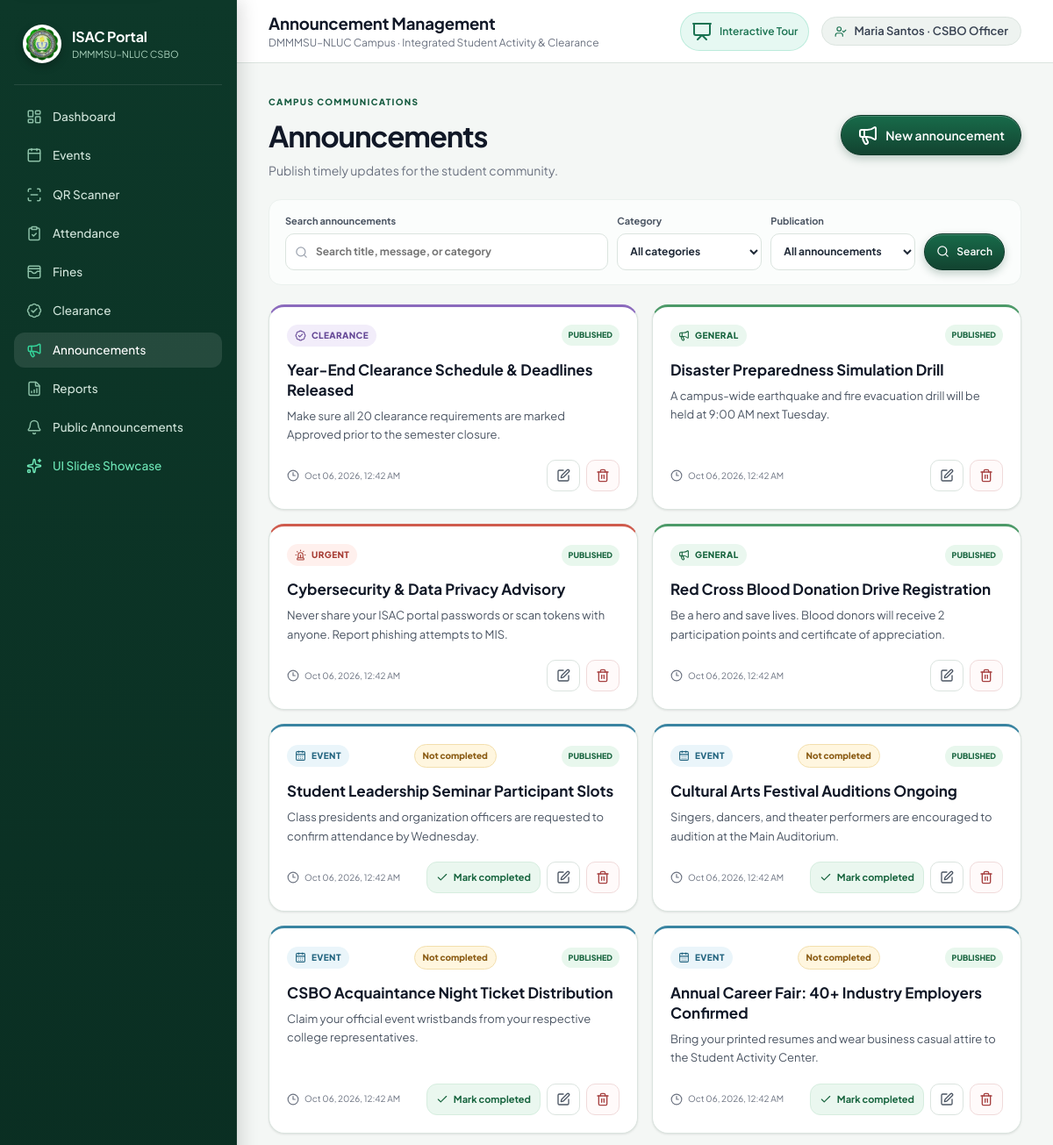
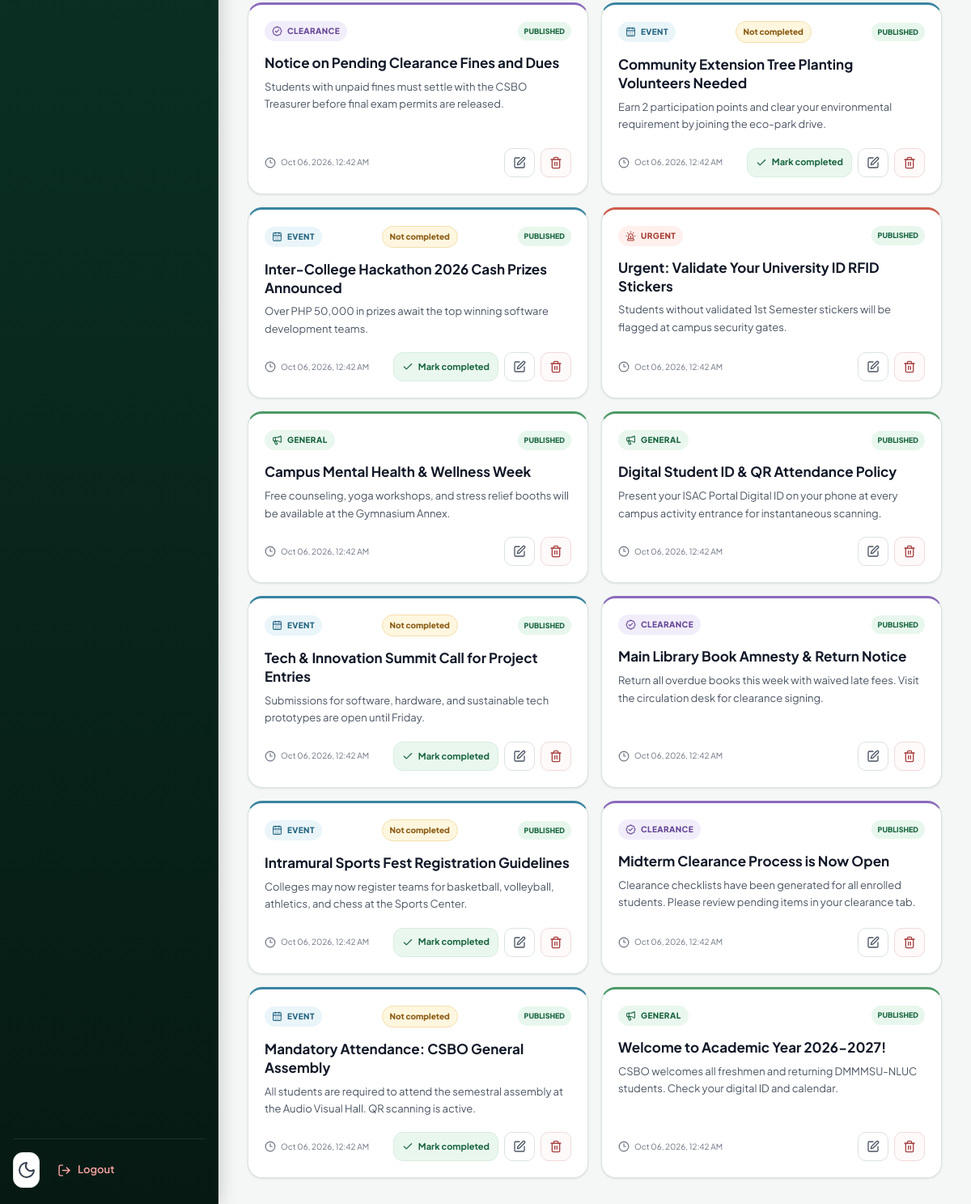
/officer/announcements/ (signed in), run on the app's committed database (2 pictures, top to bottom).
### portal/models.py (models this page shows, shortened)
class Profile(models.Model):
    ROLE_CHOICES = [("student","Student"),("officer","CSBO Officer"),("admin","Administrator")]
    user = models.OneToOneField(User, on_delete=models.CASCADE, related_name="profile")
    role = models.CharField(max_length=20, choices=ROLE_CHOICES, default="student")
    requested_role = models.CharField(max_length=20, choices=ROLE_CHOICES, blank=True, default="")
    student_no = models.CharField(max_length=30, unique=True, null=True, blank=True)
    first_name = models.CharField(max_length=80, blank=True)
    middle_name = models.CharField(max_length=80, blank=True)
    last_name = models.CharField(max_length=80, blank=True)
    college = models.ForeignKey(College, on_delete=models.SET_NULL, null=True, blank=True)
    program = models.ForeignKey(Program, on_delete=models.SET_NULL, null=True, blank=True)
    year_level = models.PositiveSmallIntegerField(default=1)
    photo = models.ImageField(upload_to="students/", blank=True, null=True)
    qr_token = models.UUIDField(default=uuid.uuid4, unique=True, editable=False)
    position = models.CharField(max_length=100, blank=True)

class Announcement(models.Model):
    CATEGORY = [("general","General"),("event","Event"),("clearance","Clearance"),("urgent","Urgent")]
    title = models.CharField(max_length=180)
    body = models.TextField()
    category = models.CharField(max_length=20, choices=CATEGORY, default="general")
    event_completed = models.BooleanField(default=False)
    published_by = models.ForeignKey(User, on_delete=models.PROTECT)
    published_at = models.DateTimeField(auto_now_add=True)
    status = models.BooleanField(default=True)

### portal/views.py (the view)
        def wrapped(request, *args, **kwargs):
            if not request.user.is_authenticated: return redirect("login")
            profile = getattr(request.user, "profile", None)
            if profile is None:
                if request.user.is_staff or request.user.is_superuser:
                    return redirect("admin:index")
                messages.error(request, "Your account does not have a portal profile. Please contact an administrator.")
                return redirect("login")
            role = profile.role
            if role not in roles:
                messages.error(request, "You do not have permission to access this page.")
                return redirect("dashboard")
            return view(request, *args, **kwargs)

### portal/views.py (called while the page is built)
def role_required(*roles):
    def deco(view):
        def wrapped(request, *args, **kwargs):
            if not request.user.is_authenticated: return redirect("login")
            profile = getattr(request.user, "profile", None)
            if profile is None:
                if request.user.is_staff or request.user.is_superuser:
                    return redirect("admin:index")
                messages.error(request, "Your account does not have a portal profile. Please contact an administrator.")
                return redirect("login")
            role = profile.role
            if role not in roles:
                messages.error(request, "You do not have permission to access this page.")
                return redirect("dashboard")
            return view(request, *args, **kwargs)
        return wrapped
    return deco

### templates/portal/announcement_manage.html (shortened to what this page needs)
{% extends "base.html" %}
{% block page_title %}Announcement Management{% endblock %}
{% block content %}
<section class="module-page">
  <div class="module-heading"><div><span class="module-eyebrow">Campus communications</span><h2>Announcements</h2><p>Publish timely updates for the student community.</p></div><a class="btn primary" href="{% url 'announcement_create' %}"><i data-lucide="megaphone" aria-hidden="true"></i> New announcement</a></div>
  <form method="get" class="module-filter-bar announcement-filter-bar">
    <label class="module-search"><span>Search announcements</span><i data-lucide="search" aria-hidden="true"></i><input type="search" name="q" value="{{ q }}" placeholder="Search title, message, or category"></label>
    <label><span>Category</span><select name="category"><option value="">All categories</option></select></label>
    <label><span>Publication</span><select name="publish_status"><option value="">All announcements</option></select></label>
    <button class="btn primary" type="submit"><i data-lucide="search" aria-hidden="true"></i>Search</button>
  </form>
  {% if items %}<div class="announcement-card-grid">
    {% for a in items %}
    <article class="announcement-card manage-announcement-card {{ a.category }}">
      <div class="announcement-card-top"><span class="announcement-category {{ a.category }}"><i data-lucide="{% if a.category == 'urgent' %}siren{% elif a.category == 'event' %}calendar-days{% elif a.category == 'clearance' %}badge-check{% else %}megaphone{% endif %}" aria-hidden="true"></i>{{ a.category|title }}</span>{% if a.category == "event" %}<span class="event-completion-badge {% if a.event_completed %}completed{% else %}pending{% endif %}">{{ a.event_completed|yesno:"Completed,Not completed" }}</span>{% endif %}<span class="announcement-publish-status {% if a.status %}published{% else %}draft{% endif %}">{{ a.status|yesno:"Published,Draft" }}</span></div>
      <h3>{{ a.title }}</h3><p>{{ a.body|truncatechars:240 }}</p>
      <div class="announcement-card-footer"><span class="announcement-time"><i data-lucide="clock-3" aria-hidden="true"></i>{{ a.published_at|date:"M d, Y, g:i A" }}</span><div class="module-row-actions">{% if a.category == "event" %}<form method="post" action="{% url 'announcement_toggle_completed' a.id %}">{% csrf_token %}<button class="event-completion-toggle {% if a.event_completed %}completed{% endif %}" type="submit"><i data-lucide="{% if a.event_completed %}rotate-ccw{% else %}check{% endif %}" aria-hidden="true"></i>{% if a.event_completed %}Mark not completed{% else %}Mark completed{% endif %}</button></form>{% endif %}<a class="module-icon-action edit" href="{% url 'announcement_edit' a.id %}" aria-label="Edit {{ a.title }}" title="Edit announcement"><i data-lucide="square-pen" aria-hidden="true"></i></a><form method="post" action="{% url 'announcement_delete' a.id %}" onsubmit="return confirm('Delete this announcement?');">{% csrf_token %}<button class="module-icon-action delete" type="submit" aria-label="Delete {{ a.title }}" title="Delete announcement"><i data-lucide="trash-2" aria-hidden="true"></i></button></form></div></div>
    </article>
    {% endfor %}
  </div>{% endif %}
</section>
{% endblock %}

### templates/base.html (shortened to what this page needs)
{% load static %}
<!doctype html>
<html lang="en" data-theme="light">
<head>
  <link rel="stylesheet" href="{% static 'css/app.css' %}?v=20261013-4">
</head>
<body>
  <div class="app-shell">
    <aside class="sidebar" id="sidebar" aria-label="Main navigation">
      <div class="brand">
        <img src="{% static 'img/csbo-logo.png' %}" alt="CSBO logo">
        <div>
          <b>ISAC Portal</b>
          <small>DMMMSU–NLUC CSBO</small>
        </div>
      </div>
      <nav>
        <a href="{% url 'dashboard' %}" class="{% if request.resolver_match.url_name == 'dashboard' or request.resolver_match.url_name == 'student_dashboard' or request.resolver_match.url_name == 'officer_dashboard' %}active{% endif %}">
          <i data-lucide="layout-dashboard"></i>Dashboard
        </a>
        {% if user.profile.role == 'student' %}
          <a href="{% url 'digital_id' %}" class="{% if request.resolver_match.url_name == 'digital_id' %}active{% endif %}">
            <i data-lucide="id-card"></i>Digital ID
          </a>
          <a href="{% url 'event_calendar' %}" class="{% if request.resolver_match.url_name == 'event_calendar' %}active{% endif %}">
            <i data-lucide="calendar-days"></i>Event Calendar
          </a>
          <a href="{% url 'my_activities' %}" class="{% if request.resolver_match.url_name == 'my_activities' %}active{% endif %}">
            <i data-lucide="activity"></i>My Activities
          </a>
          <a href="{% url 'clearance' %}" class="{% if request.resolver_match.url_name == 'clearance' %}active{% endif %}">
            <i data-lucide="badge-check"></i>Clearance
          </a>
        {% else %}
          <a href="{% url 'events_manage' %}" class="{% if 'event' in request.resolver_match.url_name %}active{% endif %}">
            <i data-lucide="calendar"></i>Events
          </a>
          <a href="{% url 'scanner' %}" class="{% if request.resolver_match.url_name == 'scanner' %}active{% endif %}">
            <i data-lucide="scan-line"></i>QR Scanner
          </a>
          <a href="{% url 'attendance_records' %}" class="{% if request.resolver_match.url_name == 'attendance_records' %}active{% endif %}">
            <i data-lucide="clipboard-check"></i>Attendance
          </a>
          <a href="{% url 'fines' %}" class="{% if 'fine' in request.resolver_match.url_name %}active{% endif %}">
            <i data-lucide="wallet-cards"></i>Fines
          </a>
          <a href="{% url 'clearance_manage' %}" class="{% if 'clearance' in request.resolver_match.url_name %}active{% endif %}">
            <i data-lucide="badge-check"></i>Clearance
          </a>
          <a href="{% url 'announcement_manage' %}" class="{% if 'announcement_manage' in request.resolver_match.url_name %}active{% endif %}">
            <i data-lucide="megaphone"></i>Announcements
          </a>
          <a href="{% url 'reports' %}" class="{% if 'report' in request.resolver_match.url_name %}active{% endif %}">
            <i data-lucide="file-bar-chart"></i>Reports
          </a>
        {% endif %}
        <a href="{% url 'announcements' %}" class="{% if request.resolver_match.url_name == 'announcements' %}active{% endif %}">
          <i data-lucide="bell"></i>Public Announcements
        </a>
        <a href="{% url 'showcase' %}" class="{% if request.resolver_match.url_name == 'showcase' %}active{% endif %}" style="color: #6ee7b7;">
          <i data-lucide="sparkles" style="color: #6ee7b7;"></i>UI Slides Showcase
        </a>
      </nav>
      <div class="sidebar-bottom">
        <button class="icon-btn" id="themeToggle" title="Toggle theme" type="button">
          <i data-lucide="moon"></i>
        </button>
        <form method="post" action="{% url 'logout' %}" style="display:inline; width:100%;">
          <button type="submit" class="logout" style="background:none; border:none; width:100%; cursor:pointer;">
            <i data-lucide="log-out"></i>Logout
          </button>
        </form>
      </div>
    </aside>
    <main class="main" id="main-content" tabindex="-1">
      <header class="topbar{% if request.resolver_match.url_name == 'showcase' %} showcase-topbar{% endif %}">
        <div class="topbar-left">
          <div>
            <h1>{% block page_title %}Dashboard{% endblock %}</h1>
            <span class="crumb">DMMMSU–NLUC Campus · Integrated Student Activity & Clearance</span>
          </div>
        </div>
        <div class="top-actions">
          <a href="{% url 'showcase' %}" class="btn" style="background: rgba(16, 185, 129, 0.1); color: var(--emerald-600); border: 1px solid rgba(16, 185, 129, 0.2); padding: 6px 12px; font-size: 12px; border-radius: 999px;">
            <i data-lucide="presentation"></i> Interactive Tour
          </a>
          <span class="user-chip">
            <i data-lucide="user-check" style="width:14px; height:14px; color:var(--emerald-600);"></i>
            {{ user.get_full_name|default:user.username }} · {{ user.profile.get_role_display|default:"Student" }}
          </span>
        </div>
      </header>
      <div class="content">
        {% block content %}{% endblock %}
      </div>
    </main>
  </div>
</body>
</html>

### data on the page
Announcement: category "CLEARANCE", status "PUBLISHED", title "Year-End Clearance Schedule & Deadlines Released", body "Make sure all 20 clearance requirements are marked Approved prior to the semester closure.", published_at "Oct 06, 2026, 12:42 AM"
Announcement: category "GENERAL", status "PUBLISHED", title "Disaster Preparedness Simulation Drill", body "A campus-wide earthquake and fire evacuation drill will be held at 9:00 AM next Tuesday.", published_at "Oct 06, 2026, 12:42 AM"
Announcement: category "URGENT", status "PUBLISHED", title "Cybersecurity & Data Privacy Advisory", body "Never share your ISAC portal passwords or scan tokens with anyone. Report phishing attempts to MIS.", published_at "Oct 06, 2026, 12:42 AM"
Announcement: category "GENERAL", status "PUBLISHED", title "Red Cross Blood Donation Drive Registration", body "Be a hero and save lives. Blood donors will receive 2 participation points and certificate of appreciation.", published_at "Oct 06, 2026, 12:42 AM"
Announcement: category "EVENT", event_completed "Not completed", status "PUBLISHED", title "Student Leadership Seminar Participant Slots", body "Class presidents and organization officers are requested to confirm attendance by Wednesday.", published_at "Oct 06, 2026, 12:42 AM", shows "Mark completed"
Announcement: category "EVENT", event_completed "Not completed", status "PUBLISHED", title "Cultural Arts Festival Auditions Ongoing", body "Singers, dancers, and theater performers are encouraged to audition at the Main Auditorium.", published_at "Oct 06, 2026, 12:42 AM", shows "Mark completed"
Announcement: category "EVENT", event_completed "Not completed", status "PUBLISHED", title "CSBO Acquaintance Night Ticket Distribution", body "Claim your official event wristbands from your respective college representatives.", published_at "Oct 06, 2026, 12:42 AM", shows "Mark completed"
Announcement: category "EVENT", event_completed "Not completed", status "PUBLISHED", title "Annual Career Fair: 40+ Industry Employers Confirmed", body "Bring your printed resumes and wear business casual attire to the Student Activity Center.", published_at "Oct 06, 2026, 12:42 AM", shows "Mark completed"
Announcement: category "CLEARANCE", status "PUBLISHED", title "Notice on Pending Clearance Fines and Dues", body "Students with unpaid fines must settle with the CSBO Treasurer before final exam permits are released.", published_at "Oct 06, 2026, 12:42 AM"
Announcement: category "EVENT", event_completed "Not completed", status "PUBLISHED", title "Community Extension Tree Planting Volunteers Needed", body "Earn 2 participation points and clear your environmental requirement by joining the eco-park drive.", published_at "Oct 06, 2026, 12:42 AM", shows "Mark completed"
Announcement: category "EVENT", event_completed "Not completed", status "PUBLISHED", title "Inter-College Hackathon 2026 Cash Prizes Announced", body "Over PHP 50,000 in prizes await the top winning software development teams.", published_at "Oct 06, 2026, 12:42 AM", shows "Mark completed"
Announcement: category "URGENT", status "PUBLISHED", title "Urgent: Validate Your University ID RFID Stickers", body "Students without validated 1st Semester stickers will be flagged at campus security gates.", published_at "Oct 06, 2026, 12:42 AM"
Announcement: category "GENERAL", status "PUBLISHED", title "Campus Mental Health & Wellness Week", body "Free counseling, yoga workshops, and stress relief booths will be available at the Gymnasium Annex.", published_at "Oct 06, 2026, 12:42 AM"
Announcement: category "GENERAL", status "PUBLISHED", title "Digital Student ID & QR Attendance Policy", body "Present your ISAC Portal Digital ID on your phone at every campus activity entrance for instantaneous scanning.", published_at "Oct 06, 2026, 12:42 AM"
Announcement: category "EVENT", event_completed "Not completed", status "PUBLISHED", title "Tech & Innovation Summit Call for Project Entries", body "Submissions for software, hardware, and sustainable tech prototypes are open until Friday.", published_at "Oct 06, 2026, 12:42 AM", shows "Mark completed"
Announcement: category "CLEARANCE", status "PUBLISHED", title "Main Library Book Amnesty & Return Notice", body "Return all overdue books this week with waived late fees. Visit the circulation desk for clearance signing.", published_at "Oct 06, 2026, 12:42 AM"
Announcement: category "EVENT", event_completed "Not completed", status "PUBLISHED", title "Intramural Sports Fest Registration Guidelines", body "Colleges may now register teams for basketball, volleyball, athletics, and chess at the Sports Center.", published_at "Oct 06, 2026, 12:42 AM", shows "Mark completed"
Announcement: category "CLEARANCE", status "PUBLISHED", title "Midterm Clearance Process is Now Open", body "Clearance checklists have been generated for all enrolled students. Please review pending items in your clearance tab.", published_at "Oct 06, 2026, 12:42 AM"
Announcement: category "EVENT", event_completed "Not completed", status "PUBLISHED", title "Mandatory Attendance: CSBO General Assembly", body "All students are required to attend the semestral assembly at the Audio Visual Hall. QR scanning is active.", published_at "Oct 06, 2026, 12:42 AM", shows "Mark completed"
Announcement: category "GENERAL", status "PUBLISHED", title "Welcome to Academic Year 2026-2027!", body "CSBO welcomes all freshmen and returning DMMMSU-NLUC students. Check your digital ID and calendar.", published_at "Oct 06, 2026, 12:42 AM"

### other printed values
{{ user.get_full_name|default:user.username }} "Maria Santos"
{{ user.profile.get_role_display|default:"Student" }} "CSBO Officer"
